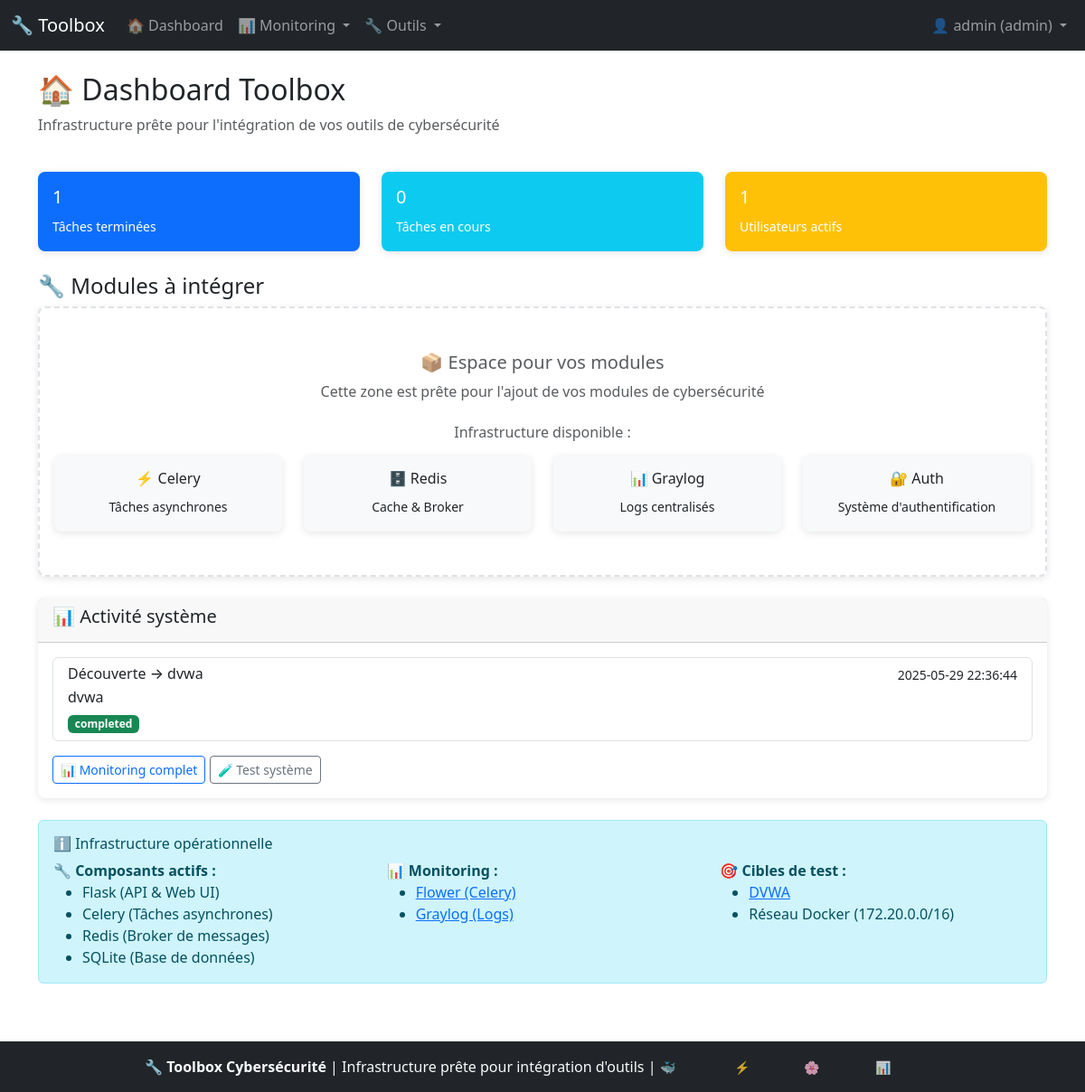
The page /dashboard (signed in) on the database as committed earlier.
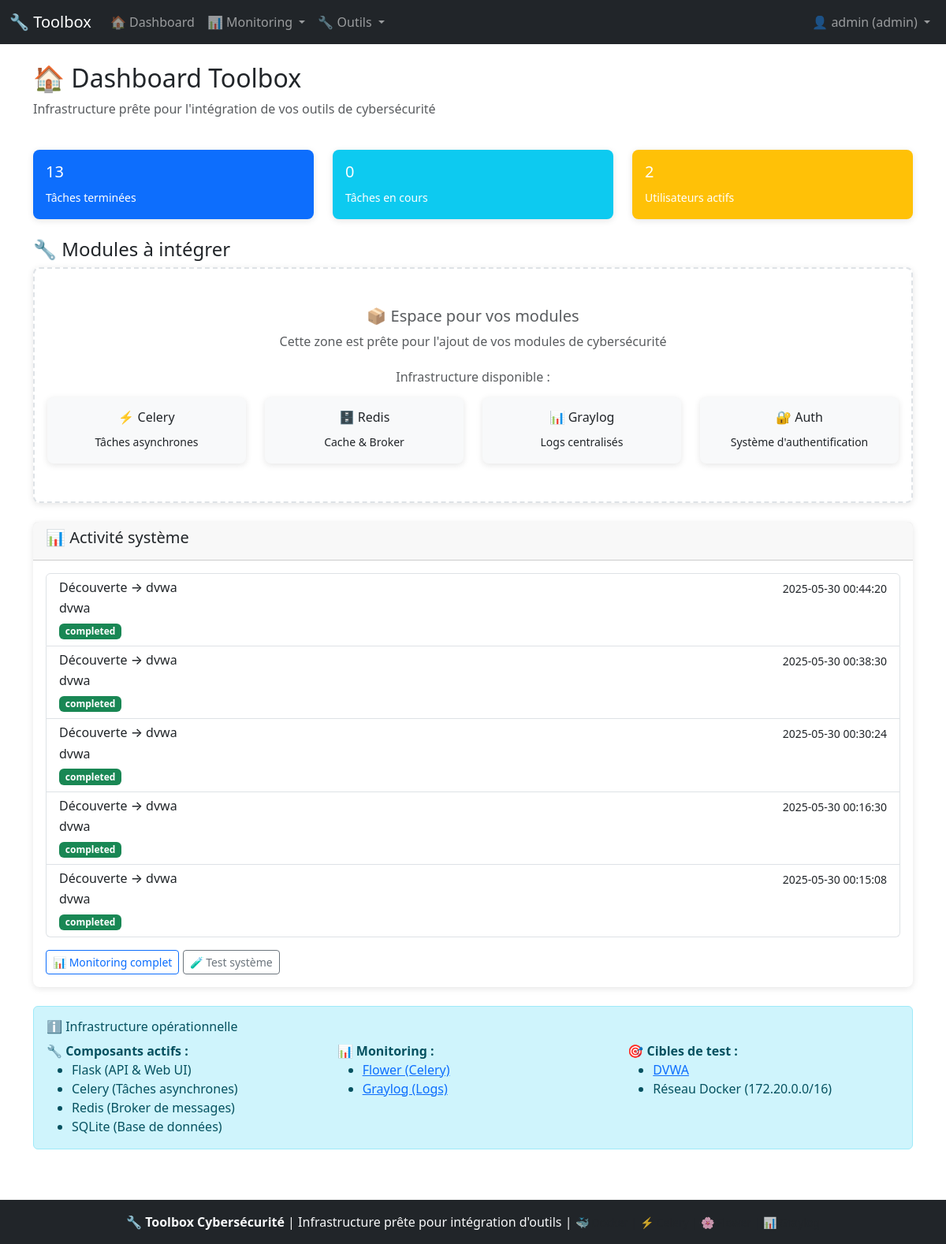
The same page on the database as committed later.
### tables this page shows
CREATE TABLE tasks (
                    id INTEGER PRIMARY KEY AUTOINCREMENT,
                    task_id TEXT UNIQUE NOT NULL,
                    task_name TEXT NOT NULL,
                    task_type TEXT NOT NULL,
                    target TEXT,
                    status TEXT DEFAULT 'pending',
                    progress INTEGER DEFAULT 0,
                    user_id INTEGER,
                    started_at TIMESTAMP DEFAULT CURRENT_TIMESTAMP,
                    completed_at TIMESTAMP,
                    result_summary TEXT,
                    error_message TEXT,
                    raw_output TEXT,
                    hidden BOOLEAN DEFAULT 0,
                    FOREIGN KEY (user_id) REFERENCES users (id)
                );

### api/main.py (the view)
@main_bp.route('/dashboard')
@login_required
def dashboard():
    try:
        stats = current_app.db.get_stats()
        user_id = session.get('user_id')
        user_role = session.get('role')
        if user_role == 'admin':
            recent_tasks = current_app.db.get_tasks(limit=5)
        else:
            recent_tasks = current_app.db.get_tasks(user_id=user_id, limit=5)
        return render_template('dashboard/dashboard.html',
                             stats=stats or {},
                             recent_tasks=recent_tasks or [])
    except Exception as e:
        logger.error(f"Erreur dashboard: {e}")
        return render_template('dashboard/dashboard.html',
                             stats={},
                             recent_tasks=[])

### app.py (called while the page is built)
def register_template_helpers(app):
    @app.context_processor
    def inject_user():
        return {
            'current_user': app.auth.get_current_user(),
            'app_name': 'Toolbox Cybersécurité',
            'app_version': '2.0'
        }

### auth.py (called while the page is built)
def login_required(f):
    @wraps(f)
    def decorated_function(*args, **kwargs):
        if 'user_id' not in session:
            if request.is_json:
                return jsonify({'error': 'Authentication required'}), 401
            else:
                flash('Connexion requise', 'warning')
                return redirect(url_for('main.login'))
        return f(*args, **kwargs)
    return decorated_function

    def get_current_user(self) -> dict:
        return {
            'id': session.get('user_id'),
            'username': session.get('username'),
            'role': session.get('role'),
            'is_authenticated': 'user_id' in session
        }

### database.py (called while the page is built)
    @contextmanager
    def get_connection(self):
        conn = sqlite3.connect(self.db_path)
        conn.row_factory = sqlite3.Row  # Retourner des dict
        try:
            yield conn
        except Exception as e:
            conn.rollback()
            logger.error(f"Erreur base de données: {e}")
            raise
        finally:
            conn.close()

    def get_tasks(self, user_id: int = None, include_hidden: bool = False,
                  limit: int = 50) -> List[Dict]:
        with self.get_connection() as conn:
            cursor = conn.cursor()
            conditions = []
            params = []
            if not include_hidden:
                conditions.append('hidden = 0')
            if user_id:
                conditions.append('user_id = ?')
                params.append(user_id)
            where_clause = f"WHERE {' AND '.join(conditions)}" if conditions else ""
            cursor.execute(f'''
                SELECT t.*, u.username
                FROM tasks t
                LEFT JOIN users u ON t.user_id = u.id
                {where_clause}
                ORDER BY t.started_at DESC
                LIMIT ?
            ''', params + [limit])
            return [dict(row) for row in cursor.fetchall()]

### templates/dashboard/dashboard.html (shortened to what this page needs)
{% extends "base.html" %}
{% block content %}
<div class="row mb-4">
  <div class="col-md-12">
    <h2>🏠 Dashboard Toolbox</h2>
    <p class="text-muted">Infrastructure prête pour l'intégration de vos outils de cybersécurité</p>
  </div>
</div>
<div class="row mb-4">
  <div class="col-md-4">
    <div class="card bg-primary text-white">
      <div class="card-body">
        <h5>{{ stats.get('tasks', {}).get('completed', 0) }}</h5>
        <small>Tâches terminées</small>
      </div>
    </div>
  </div>
  <div class="col-md-4">
    <div class="card bg-info text-white">
      <div class="card-body">
        <h5>{{ stats.get('tasks', {}).get('running', 0) }}</h5>
        <small>Tâches en cours</small>
      </div>
    </div>
  </div>
  <div class="col-md-4">
    <div class="card bg-warning text-white">
      <div class="card-body">
        <h5>{{ stats.get('active_users', 0) }}</h5>
        <small>Utilisateurs actifs</small>
      </div>
    </div>
  </div>
</div>
<div class="row mb-4">
  <div class="col-md-12">
    <h4>🔧 Modules à intégrer</h4>
  </div>
  <div class="col-md-12">
    <div class="card border-dashed">
      <div class="card-body text-center py-5">
        <h5 class="card-title text-muted">📦 Espace pour vos modules</h5>
        <p class="card-text text-muted">Cette zone est prête pour l'ajout de vos modules de cybersécurité</p>
        <div class="mt-4">
          <h6 class="text-muted">Infrastructure disponible :</h6>
          <div class="row mt-3">
            <div class="col-md-3">
              <div class="card bg-light">
                <div class="card-body text-center">
                  <h6>⚡ Celery</h6>
                  <small>Tâches asynchrones</small>
                </div>
              </div>
            </div>
            <div class="col-md-3">
              <div class="card bg-light">
                <div class="card-body text-center">
                  <h6>🗄️ Redis</h6>
                  <small>Cache & Broker</small>
                </div>
              </div>
            </div>
            <div class="col-md-3">
              <div class="card bg-light">
                <div class="card-body text-center">
                  <h6>📊 Graylog</h6>
                  <small>Logs centralisés</small>
                </div>
              </div>
            </div>
            <div class="col-md-3">
              <div class="card bg-light">
                <div class="card-body text-center">
                  <h6>🔐 Auth</h6>
                  <small>Système d'authentification</small>
                </div>
              </div>
            </div>
          </div>
        </div>
      </div>
    </div>
  </div>
</div>
<div class="row">
  <div class="col-md-12">
    <div class="card">
      <div class="card-header">
        <h5>📊 Activité système</h5>
      </div>
      <div class="card-body">
        {% if recent_tasks and recent_tasks|length > 0 %}
          <div class="list-group">
            {% for task in recent_tasks %}
            <div class="list-group-item">
              <div class="d-flex w-100 justify-content-between">
                <h6 class="mb-1">{{ task.task_name or 'Tâche système' }}</h6>
                <small>{{ task.started_at or 'Date inconnue' }}</small>
              </div>
              <p class="mb-1">{{ task.target or 'N/A' }}</p>
              <small class="badge bg-{{ 'success' if task.status == 'completed' else 'primary' if task.status == 'running' else 'danger' }}">
                {{ task.status or 'unknown' }}
              </small>
            </div>
            {% endfor %}
          </div>
        {% else %}
          <div class="text-center text-muted py-4">
            📭 Aucune activité récente
            <br><small>Les tâches système apparaîtront ici</small>
          </div>
        {% endif %}
        <div class="mt-3">
          <a href="{{ url_for('tasks.tasks_dashboard') }}" class="btn btn-outline-primary btn-sm">📊 Monitoring complet</a>
          <a href="{{ url_for('tasks.test_task_page') }}" class="btn btn-outline-secondary btn-sm">🧪 Test système</a>
        </div>
      </div>
    </div>
  </div>
</div>
<div class="row mt-4">
  <div class="col-md-12">
    <div class="alert alert-info">
      <h6>ℹ️ Infrastructure opérationnelle</h6>
      <div class="row">
        <div class="col-md-4">
          <strong>🔧 Composants actifs :</strong>
          <ul class="mb-0">
            <li>Flask (API & Web UI)</li>
            <li>Celery (Tâches asynchrones)</li>
            <li>Redis (Broker de messages)</li>
            <li>SQLite (Base de données)</li>
          </ul>
        </div>
        <div class="col-md-4">
          <strong>📊 Monitoring :</strong>
          <ul class="mb-0">
            <li><a href="http://localhost:5555" target="_blank">Flower (Celery)</a></li>
            <li><a href="http://localhost:9000" target="_blank">Graylog (Logs)</a></li>
          </ul>
        </div>
        <div class="col-md-4">
          <strong>🎯 Cibles de test :</strong>
          <ul class="mb-0">
            <li><a href="http://localhost:8080" target="_blank">DVWA</a></li>
            <li>Réseau Docker (172.20.0.0/16)</li>
          </ul>
        </div>
      </div>
    </div>
  </div>
</div>
{% endblock %}

### templates/base.html (shortened to what this page needs)
<!DOCTYPE html>
<html lang="fr">
<head>
  <link href="https://cdn.jsdelivr.net/npm/bootstrap@5.3.0/dist/css/bootstrap.min.css" rel="stylesheet">
</head>
<body>
  <nav class="navbar navbar-expand-lg navbar-dark bg-dark">
    <div class="container-fluid">
      <a class="navbar-brand" href="{{ url_for('main.dashboard') }}">🔧 Toolbox</a>
      <div class="collapse navbar-collapse justify-content-between">
        <ul class="navbar-nav me-auto">
          {% if current_user and current_user.is_authenticated %}
            <li class="nav-item"><a class="nav-link" href="{{ url_for('main.dashboard') }}">🏠 Dashboard</a></li>
            <li class="nav-item dropdown">
              <a class="nav-link dropdown-toggle" href="#" role="button" data-bs-toggle="dropdown">
                📊 Monitoring
              </a>
            </li>
            <li class="nav-item dropdown">
              <a class="nav-link dropdown-toggle" href="#" role="button" data-bs-toggle="dropdown">
                🔧 Outils
              </a>
            </li>
          {% endif %}
        </ul>
        <ul class="navbar-nav">
          {% if current_user and current_user.is_authenticated %}
            <li class="nav-item dropdown">
              <a class="nav-link dropdown-toggle" href="#" role="button" data-bs-toggle="dropdown">
                👤 {{ current_user.username }} ({{ current_user.role }})
              </a>
            </li>
          {% else %}
            <li class="nav-item"><a class="nav-link" href="{{ url_for('main.login') }}">🔑 Login</a></li>
          {% endif %}
        </ul>
      </div>
    </div>
  </nav>
  <div class="container mt-4">
    {% block content %}{% endblock %}
  </div>
  <footer class="bg-dark text-light text-center py-3 mt-5">
    <div class="container">
      <p class="mb-0">
        🔧 <strong>Toolbox Cybersécurité</strong> |
        Infrastructure prête pour intégration d'outils |
        <small class="text-muted">
          🐳 Docker | ⚡ Celery | 🌸 Flower | 📊 Graylog
        </small>
      </p>
    </div>
  </footer>
</body>
</html>

### templates/dashboard/dashboard.html (style rules this page uses)
.border-dashed { border: 2px dashed #dee2e6 !important; }

### templates/base.html (style rules this page uses)
.card { border: none; box-shadow: 0 2px 8px rgba(0,0,0,0.1); border-radius: 8px; }
body { min-height: 100vh; display: flex; flex-direction: column; }
.container { flex: 1; }

Rows that differ between the two databases and show on the page:
no longer on this page (row unchanged): tasks: task_name "Découverte → dvwa", started_at "2025-05-29 22:36:44", target "dvwa", status "completed"
added tasks: task_name "Découverte → dvwa", started_at "2025-05-30 00:44:20", target "dvwa", status "completed"
added tasks: task_name "Découverte → dvwa", started_at "2025-05-30 00:38:30", target "dvwa", status "completed"
added tasks: task_name "Découverte → dvwa", started_at "2025-05-30 00:30:24", target "dvwa", status "completed"
added tasks: task_name "Découverte → dvwa", started_at "2025-05-30 00:16:30", target "dvwa", status "completed"
added tasks: task_name "Découverte → dvwa", started_at "2025-05-30 00:15:08", target "dvwa", status "completed"
Other text that changed with them:
{{ stats.get('tasks', {}).get('completed', 0) }}: "1" → "13"
{{ stats.get('active_users', 0) }}: "1" → "2"
